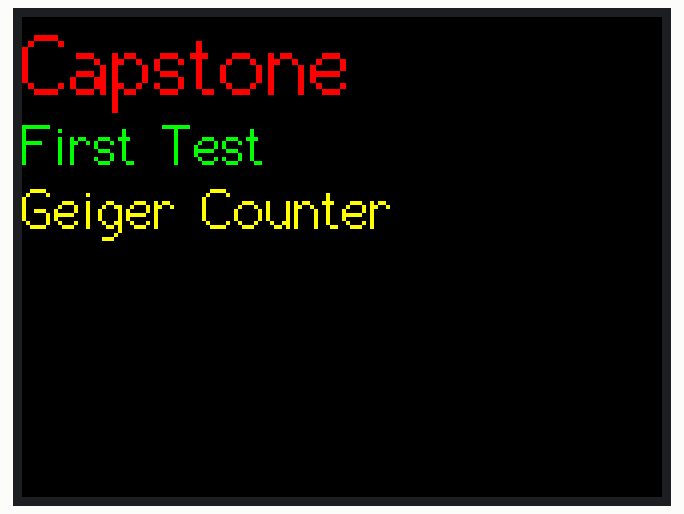
Bench run of a sketch on a simulated ESP32. On the bench: 320×240 colour display.

Above: at 0.3 s.

The sketch:

TTGO_firsttry.ino
```cpp
#include <TFT_eSPI.h>
#include <SPI.h>

TFT_eSPI tft = TFT_eSPI();

void setup(void) {
  tft.init();
  tft.setRotation(1);
}

void loop() {
  tft.fillScreen(TFT_BLACK); //background color
  tft.setCursor(0, 0, 2); //placement
  tft.setTextColor(TFT_RED);  tft.setTextSize(3); //font color and size
  tft.println("Capstone");
  tft.setTextColor(TFT_GREEN);  tft.setTextSize(2); //font color and size
  tft.println("First Test");
  tft.setTextColor(TFT_YELLOW);  tft.setTextSize(2); //font color and size
  tft.println("Geiger Counter");
  while(1) yield(); // We must yield() to stop a watchdog timeout.
}
```
